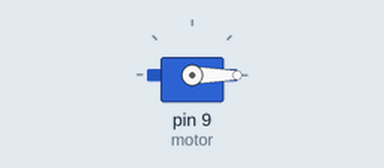
Bench run of a sketch on a simulated Arduino Uno, built with avr-gcc and run on an emulated ATmega328P. Shown: servo.

Above: at 0.05 s.
Timing chart, 0 to 4.6 s (numbered marks = the images above):
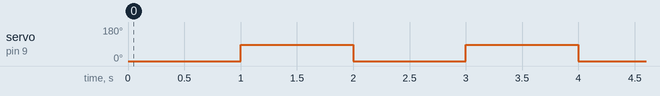

Measured:
- by itself, servo on pin 9 (motor): alternates 85° for 1.0 s and 0° for 1.0 s

The sketch:

sketch_sep16a.ino
```cpp
#include <Servo.h>

Servo motor;

void setup() {
  motor.attach(9);
}

void loop() {
  motor.write(0);
  delay(1000);
  motor.write(85);
  delay(1000);
}
```
